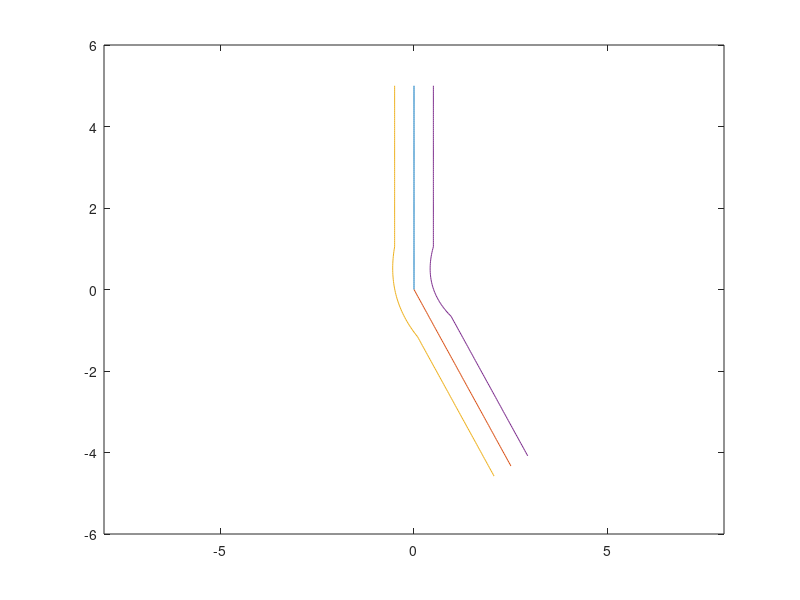

The MATLAB script that drew this image:
clear all
clc

% INITIALIZATION
theta = 150;
theta = (450 - theta) * pi / 180;
joint0 = [0, 5];
joint1 = [0, 0];
joint2 = [5 * cos(theta), 5 * sin(theta)];
bone0 = zeros(3, 101);
bone1 = zeros(3, 101);
skin0_left = zeros(3, 101);
skin0_right = zeros(3, 101);
skin1_left = zeros(3, 101);
skin1_right = zeros(3, 101);
bind_left = zeros(3, 201);
bind_right = zeros(3, 201);

% DEFINE BONES
index = 1;
while index < 102
    bone0(:,index) = [0, 5 * (101 - index) / 100, 1];
    skin0_left(:,index) = [-0.5, 5 * (101 - index) / 100, 1];
    skin0_right(:,index) = [0.5, 5 * (101 - index) / 100, 1];
    index = index + 1;
end
index = 1;
while index < 202
    bind_left(:,index) = [-0.5, 5 * (101 - index) / 100, 1];
    bind_right(:,index) = [0.5, 5 * (101 - index) / 100, 1];
    index = index + 1;
end
phi = theta - 1.5 * pi;
trans = [cos(phi), -sin(phi), 0; sin(phi), cos(phi), 0; 0, 0, 1] * [1, 0, 0; 0, 1, -5; 0, 0, 1];
index = 1;
while index < 102
    bone1(:,index) = trans * bone0(:,index);
    skin1_left(:,index) = trans * skin0_left(:,index);
    skin1_right(:,index) = trans * skin0_right(:,index);
    index = index + 1;
end
f = figure(1);
p_bone0 = plot(bone0(1, :),bone0(2, :));
hold on
p_bone1 = plot(bone1(1, :),bone1(2, :));
hold on
xlim([-8 8]);
ylim([-6 6]);
index = 1;
% plot(skin0_left(1, :),skin0_left(2, :))
% hold on
% plot(skin0_right(1, :),skin0_right(2, :))
% hold on
% plot(skin1_left(1, :),skin1_left(2, :))
% hold on
% plot(skin1_right(1, :),skin1_right(2, :))
% hold on

% DEFINE WEIGHTS
weights = zeros(2, 201);
index = 1;
fraction = 80;
while index < 202
    if index <= 101
        if index <= fraction
            weights(:,index) = [1; 0];
        else
            temp = 0.5 * (index - fraction) / (101 - fraction);
            weights(:,index) = [1 - temp; temp];
        end
    else
        weights(:,index) = [1; 1] - weights(:,202 - index);
    end
    index = index + 1;
end

% SSD
ssd_left = zeros(3, 201);
ssd_right = zeros(3, 201);
trans = [cos(phi), -sin(phi), 0; sin(phi), cos(phi), 0; 0, 0, 1];
index = 1;
while index < 202
    w = weights(:, index);
    s_t = w(1) * eye(3) + w(2) * trans;
    ssd_left(:,index) = s_t * bind_left(:, index);
    ssd_right(:,index) = s_t * bind_right(:, index);
    index = index + 1;
end
p_ssd_left = plot(ssd_left(1, :), ssd_left(2, :));
hold on
p_ssd_right = plot(ssd_right(1, :), ssd_right(2, :));
hold on
